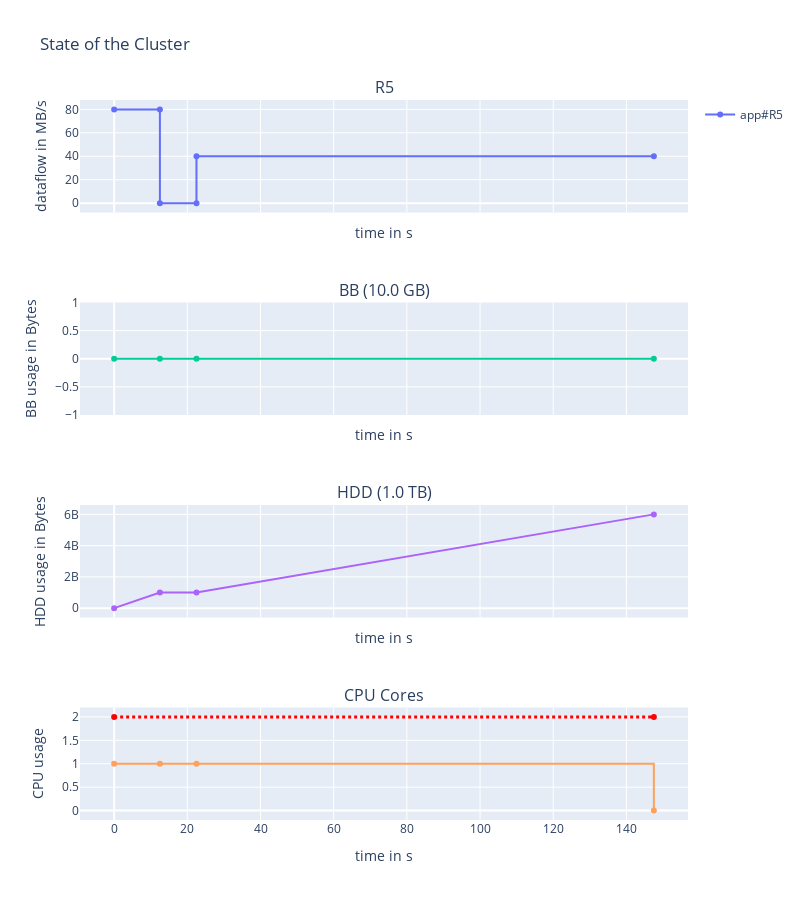

Notebook code for this chart:
### Markdown cell above
Behavior for no SBB app

### Code cell
# logger
logger.remove()
# Simple app: read 1GB -> compute 10s -> write 5GB
compute = [0,  10]
read = [1e9, 0]
write = [0, 5e9]
placement = [0, 0]
use_bb = [False, False]
app1 = Application(env, compute=compute, read=read, write=write, data=data)
env.process(app1.run(cluster, placement=placement, use_bb=use_bb))
env.run()
fig = display_run(data, cluster, width=800, height=900)
fig.show()
print(f"application duration = {app.get_fitness()}")

### Figure 1 — Plotly figure (JSON) as saved in the notebook; plotly's stock layout.template omitted (floating-point values rounded to 4 significant figures)
{"data": [{"line": {"shape": "linear"}, "name": "app#R5", "text": ["READ|to/from:HDD|volume=1.0 GB", "READ|to/from:HDD|volume=1.0 GB", "COMPUTE|volume=0B", "COMPUTE|volume=0B", "WRITE|to/from:HDD|volume=5.0 GB", "WRITE|to/from:HDD|volume=5.0 GB"], "textposition": "top center", "type": "scatter", "x": [0, 12.5, 12.5, 22.5, 22.5, 147.5], "xaxis": "x", "y": [80, 80, 0, 0, 40, 40], "yaxis": "y"}, {"line": {"dash": "dot", "shape": "linear"}, "name": "R5 mvt", "text": [], "textposition": "top center", "type": "scatter", "x": [], "xaxis": "x", "y": [], "yaxis": "y"}, {"line": {"shape": "linear"}, "name": "BB", "showlegend": false, "text": ["R5|Read|HDD | +volume=1.0 GB", "R5|Compute | +volume=0B", "R5|Write|HDD | +volume=5.0 GB"], "textposition": "top center", "type": "scatter", "x": [0, 12.5, 22.5, 147.5], "xaxis": "x2", "y": [0, 0, 0, 0], "yaxis": "y2"}, {"line": {"shape": "linear"}, "name": "HDD", "showlegend": false, "text": ["R5|Read|HDD | +volume=1.0 GB", "R5|Compute | +volume=0B", "R5|Write|HDD | +volume=5.0 GB"], "textposition": "top center", "type": "scatter", "x": [0, 12.5, 22.5, 147.5], "xaxis": "x3", "y": [0, 1000000000.0, 1000000000.0, 6000000000], "yaxis": "y3"}, {"line": {"shape": "hv"}, "showlegend": false, "type": "scatter", "x": [0, 12.5, 22.5, 147.5], "xaxis": "x4", "y": [1, 1, 1, 0], "yaxis": "y4"}, {"line": {"color": "red", "dash": "dot", "shape": "hv", "width": 3}, "showlegend": false, "text": ["Maximum available cores in cluster=2", "Maximum available cores in cluster=2"], "type": "scatter", "x": [0, 147.5], "xaxis": "x4", "y": [2, 2], "yaxis": "y4"}], "layout": {"annotations": [{"font": {"size": 16}, "showarrow": false, "text": "R5", "x": 0.5, "xanchor": "center", "xref": "paper", "y": 1, "yanchor": "bottom", "yref": "paper"}, {"font": {"size": 16}, "showarrow": false, "text": "BB (10.0 GB)", "x": 0.5, "xanchor": "center", "xref": "paper", "y": 0.7188, "yanchor": "bottom", "yref": "paper"}, {"font": {"size": 16}, "showarrow": false, "text": "HDD (1.0 TB)", "x": 0.5, "xanchor": "center", "xref": "paper", "y": 0.4375, "yanchor": "bottom", "yref": "paper"}, {"font": {"size": 16}, "showarrow": false, "text": "CPU Cores", "x": 0.5, "xanchor": "center", "xref": "paper", "y": 0.1562, "yanchor": "bottom", "yref": "paper"}], "height": 900, "title": {"text": "State of the Cluster"}, "width": 800, "xaxis": {"anchor": "y", "domain": [0, 1], "matches": "x4", "showticklabels": false, "title": {"text": "time in s"}}, "xaxis2": {"anchor": "y2", "domain": [0, 1], "matches": "x4", "showticklabels": false, "title": {"text": "time in s"}}, "xaxis3": {"anchor": "y3", "domain": [0, 1], "matches": "x4", "showticklabels": false, "title": {"text": "time in s"}}, "xaxis4": {"anchor": "y4", "domain": [0, 1], "title": {"text": "time in s"}}, "yaxis": {"anchor": "x", "domain": [0.8438, 1], "title": {"text": "dataflow in MB/s"}}, "yaxis2": {"anchor": "x2", "domain": [0.5625, 0.7188], "title": {"text": "BB usage in Bytes"}}, "yaxis3": {"anchor": "x3", "domain": [0.2812, 0.4375], "title": {"text": "HDD usage in Bytes"}}, "yaxis4": {"anchor": "x4", "domain": [0, 0.1562], "title": {"text": "CPU usage"}}}}
